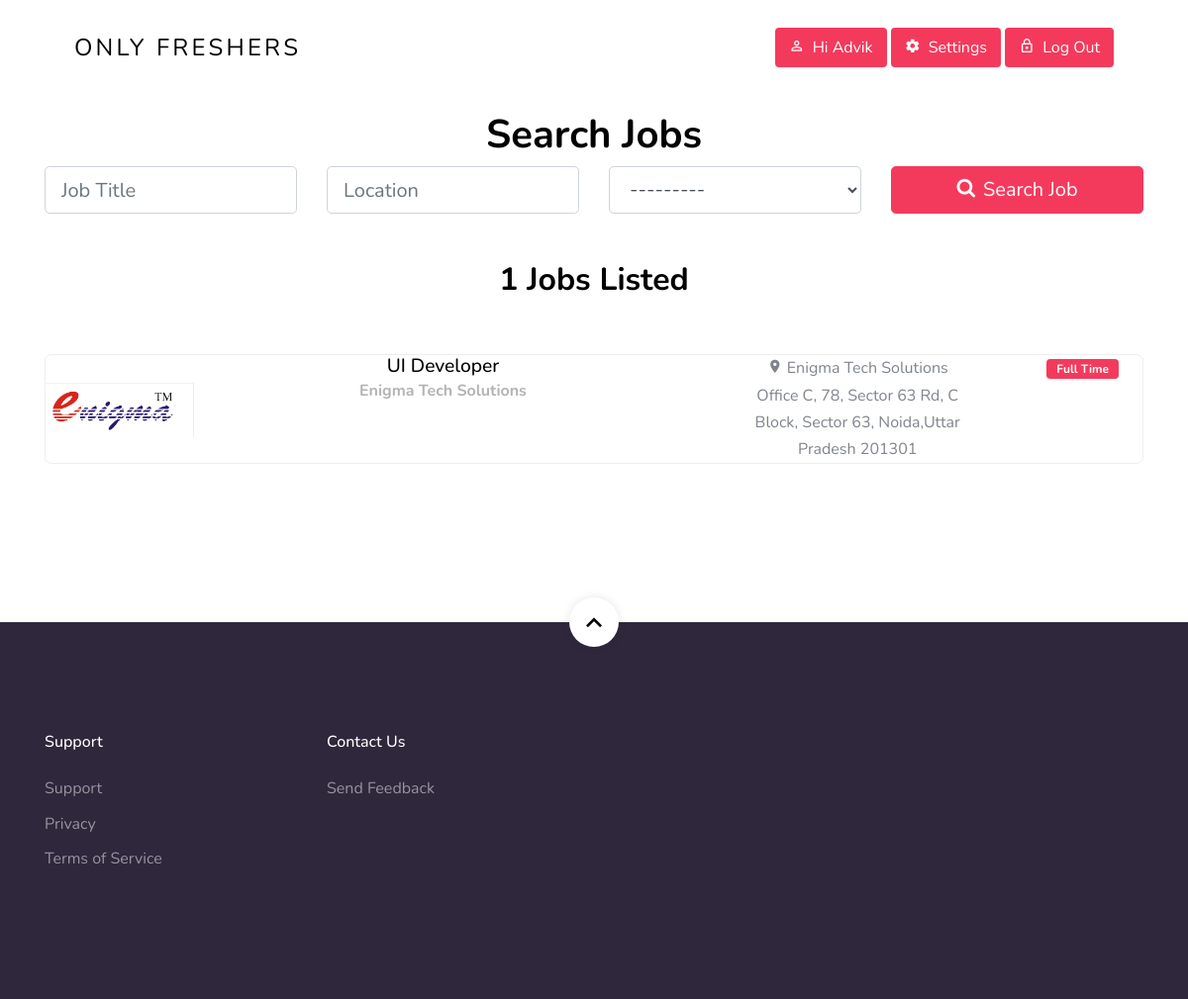
Page /applicant/search-result (signed in) on the committed database.
### job/models.py (models this page shows, shortened)
class JobModel(models.Model):
    GENDER_CHOICES = [
        ('Male', 'Male'),
        ('Female', 'Female'),
        ('Any', 'Any'),
    ]
    JOB_TYPE_CHOICES = [
        ('Full Time', 'Full Time'),
        ('Part Time', 'Part Time'),
        ('Intern', 'Intern'),
    ]
    user = models.ForeignKey(User, null=True, blank=True, on_delete=models.CASCADE)
    image = models.ImageField(null=True, blank=True)
    job_title = models.CharField(max_length=255, null=True, blank=True)
    location = models.CharField(max_length=255, null=True, blank=True)
    experience = models.IntegerField(null=True, blank=True)
    job_type = models.CharField(max_length=30, choices=JOB_TYPE_CHOICES, null=True, blank=True)
    vacancy = models.CharField(max_length=255, null=True, blank=True)
    responsibilities = RichTextField(null=True, blank=True)
    requirements = RichTextField(null=True, blank=True)
    salary = models.CharField(max_length=255, null=True, blank=True)
    deadline = models.DateField(null=True, blank=True)
    gender = models.CharField(max_length=30, choices=GENDER_CHOICES, null=True, blank=True)
    job_desc = RichTextField(null=True, blank=True)
    additional_note = RichTextField(null=True, blank=True)
    date_posted = models.DateTimeField(auto_now_add=True)
    is_active = models.BooleanField(default=True)
    class Meta:
        ordering = ['-date_posted']

### user/models.py (models this page shows, shortened)
class CompanyProfileModel(models.Model):
    user = models.OneToOneField(User, null=True, on_delete=models.CASCADE)
    image = models.ImageField(null=True, blank=True)
    about = RichTextField(null=True, blank=True)
    location = models.CharField(max_length=100, null=True, blank=True)
    start_date = models.DateField(null=True, blank=True)
    website = models.CharField(max_length=255, null=True, blank=True)
    phone = models.CharField(max_length=255, null=True, blank=True)
    logo = models.ImageField(null=True, blank=True)
    totalViewCount = models.IntegerField(null=True, blank=True)

class User(AbstractBaseUser):
    email = models.EmailField(max_length=255, unique=True)
    name = models.CharField(max_length=255)
    date_joined = models.DateTimeField(auto_now_add=True)
    is_applicant = models.BooleanField(default=False)
    is_company = models.BooleanField(default=False)
    is_active = models.BooleanField(default=True)
    is_staff = models.BooleanField(default=False)
    is_admin = models.BooleanField(default=False)
    USERNAME_FIELD = 'email'
    REQUIRED_FIELDS = ['name']  # Email & Password are required by default.
    objects = MyUserManager()

### user/views.py (the view)
# urls.py: path('applicant/search-result', search_result, name='search-result'),
@login_required(login_url='login')
def search_result(request):
    name = extractFirstName(request.user.name)
    job_list = JobModel.objects.filter(is_active=True).order_by('-date_posted')
    job_filter = JobFilter(request.GET, queryset=job_list)
    job_list = job_filter.qs
    job_search = request.GET.get('job_title')
    add_to_job_keyword(request.user, job_search)
    paginator = Paginator(job_list, 5)
    page = request.GET.get('page', 1)
    try:
        jobs = paginator.page(page)
    except PageNotAnInteger:
        jobs = paginator.page(1)
    except EmptyPage:
        jobs = paginator.page(paginator.num_pages)
    context = {
        'name': name,
        'jobs': jobs,
        'job_list': job_list,
        'jobs_len': job_list.count(),
        'myFilter': job_filter,
    }
    return render(request, 'user/search-result.html', context)

### user/utils.py (called while the page is built)
def extractFirstName(name):
    first_name = name.split(' ')
    return first_name[0]

def add_to_job_keyword(user, keyword):
    if keyword is not None:
        JobSearchKeywordModel.objects.create(
            searched_by=user,
            searched_for=keyword,
        )
    return

### templates/user/search-result.html (shortened to what this page needs)
{% extends "user/base.html" %}
{% load static %}
{% load widget_tweaks %}
{% block content %}
<header class="site-navbar mt-3">
    <div class="container-fluid">
        <div class="row align-items-center" style="background: #ebeef0;">
            <div class="site-logo col-6"><a class="text-black" href="{% url 'home' %}">Only Freshers</a></div>
                        <div class="right-cta-menu text-right d-flex aligin-items-center col-6">
                            <div class="ml-auto">
                                <a href="{% url 'applicant-profile' user.id %}"
                                   class="btn btn-primary border-width-2 d-none d-lg-inline-block"><span
                                        class="mr-2 icon-person_outline"></span>Hi {{ name }}</a>
                                <a href="{% url 'account-settings' user.id %}"
                                   class="btn btn-primary border-width-2 d-none d-lg-inline-block"><span
                                        class="mr-2 icon-settings"></span>Settings</a>
                                <a href="{% url 'logout' %}" class="btn btn-primary border-width-2 d-none d-lg-inline-block"><span
                                        class="mr-2 icon-lock_outline"></span>Log Out</a>
                            </div>
        </div>
    </div>
    </div>
</header>
<section class="site-section">
    <div class="container">
        <h1 class="text-black text-center font-weight-bold">Search Jobs</h1>
        <form method="GET" action="{% url 'search-result' %}">
            <div class="row mb-5">
                <div class="col-12 col-sm-6 col-md-6 col-lg-3 mb-4 mb-lg-0">
                    {{ myFilter.form.job_title|add_class:"form-control form-control-lg" }}
                </div>
                <div class="col-12 col-sm-6 col-md-6 col-lg-3 mb-4 mb-lg-0">
                    {{ myFilter.form.location|add_class:"form-control form-control-lg" }}
                </div>
                <div class="col-12 col-sm-6 col-md-6 col-lg-3 mb-4 mb-lg-0">
                    {{ myFilter.form.job_type|add_class:"form-control form-control-lg" }}
                </div>
                <div class="col-12 col-sm-6 col-md-6 col-lg-3 mb-4 mb-lg-0">
                    <button type="submit" class="btn btn-primary btn-lg btn-block text-white btn-search">
                        <span class="icon-search icon mr-2"></span>Search Job
                    </button>
                </div>
            </div>
        </form>
        <div class="row mb-5 justify-content-center">
            <div class="col-md-7 text-center">
                <h2 class="section-title mb-2">{{jobs_len}} Jobs Listed</h2>
            </div>
        </div>
        <div class="text-center">
            <ul class="job-listings mb-5">
                {% for job in job_list %}
                <li class="job-listing d-block d-sm-flex pb-3 pb-sm-0 align-items-center">
                    <a href="{% url 'job-profile' job.id %}"></a>
                    <div class="job-listing-logo">
                        {% if job.user.companyprofilemodel.logo %}
                        <img src=" {{job.user.companyprofilemodel.logo.url}}" alt="Image" class="img-fluid">
                        {% else %}
                        <p>{{job.user.name}}</p>
                        {% endif %}
                    </div>
                    <div class="job-listing-about d-sm-flex custom-width w-100 justify-content-between mx-4">
                        <div class="job-listing-position custom-width w-50 mb-3 mb-sm-0">
                            <h2>{{job.job_title}}</h2>
                            <strong>{{job.user.name}}</strong>
                        </div>
                        <div class="job-listing-location mb-3 mb-sm-0 custom-width w-25">
                            <span class="icon-room"></span> {{job.location}}
                        </div>
                        <div class="job-listing-meta">
                            {% if job.job_type == 'Full Time' %}
                            <span class="badge badge-success">{{job.job_type}}</span>
                            {% elif job.job_type == 'Part Time' %}
                            <span class="badge badge-danger">{{job.job_type}}</span>
                            {% else %}
                            <span class="badge badge-info">{{job.job_type}}</span>
                            {% endif %}
                        </div>
                    </div>
                </li>
                {% endfor%}
            </ul>
        </div>
    </div>
</section>
{% endblock %}

### static-files/assets/css/style.css (style rules this page uses)
.site-navbar { margin-bottom: 0px; z-index: 1999; position: absolute; width: 100%; top: 2rem; }
.site-navbar .container-fluid { padding-left: 7rem; padding-right: 7rem; }
.site-navbar .site-logo { position: absolute; left: 5%; }
.site-navbar .site-logo a { color: #fff; font-size: 1.5rem; letter-spacing: .2rem; text-transform: uppercase; }
.site-navbar .site-burger-menu, .site-navbar .right-cta-menu { position: absolute; right: 5%; }
body { font-weight: 400; font-size: 1rem; line-height: 1.7; position: relative; }
body:after { content: ""; position: absolute; top: 0; left: 0; right: 0; bottom: 0; background: rgba(0, 0, 0, 0.7); z-index: 100; opacity: 0; visibility: hidden; -webkit-transition: .3s all ease; -o-transition: .3s all ease; transition: .3s all ease; }
h1, h2, h3, h4 { color: #000; }
.site-section { padding-top: 7rem; padding-bottom: 7rem; position: relative; z-index: 2; }
.text-black { color: #000 !important; }
.job-listings { padding: 0; margin: 0; border: 1px solid #eee; border-radius: 7px; overflow: hidden; position: relative; background: #fff; }
.job-listings .badge { color: #fff; padding: 4px 10px; }
.job-listings .job-listing { position: relative; border-bottom: 1px solid #eee; -webkit-transition: .3s all ease; -o-transition: .3s all ease; transition: .3s all ease; }
.job-listings .job-listing:last-child { border-bottom: none; }
.job-listings .job-listing a { position: absolute; width: 100%; height: 100%; -webkit-transition: .3s all ease; -o-transition: .3s all ease; transition: .3s all ease; }
.job-listings .job-listing .job-listing-logo { -webkit-box-flex: 0; -ms-flex: 0 0 150px; flex: 0 0 150px; border-right: 1px solid #eee; }
.job-listings .job-listing-position h2 { font-size: 1.2rem; margin-bottom: 0; }
.job-listings .job-listing-position strong { color: #b3b3b3; }
.section-title { font-size: 2rem; font-weight: 700; }
.btn:after, .btn:before { display: none; }
.btn.btn-primary { color: #fff; }
.border-width-2 { border-width: 2px !important; }

### rows in the picture
JobModel: user.companyprofilemodel.logo (picture), job_title "UI Developer", user.name "Enigma Tech Solutions", location "Enigma Tech Solutions Office C, 78, Sector 63 Rd, C Block, Sector 63, Noida,Uttar Pradesh 201301", job_type "Full Time"

### other values in the picture
{{ name }} "Advik"
{{ jobs_len }} "1"
